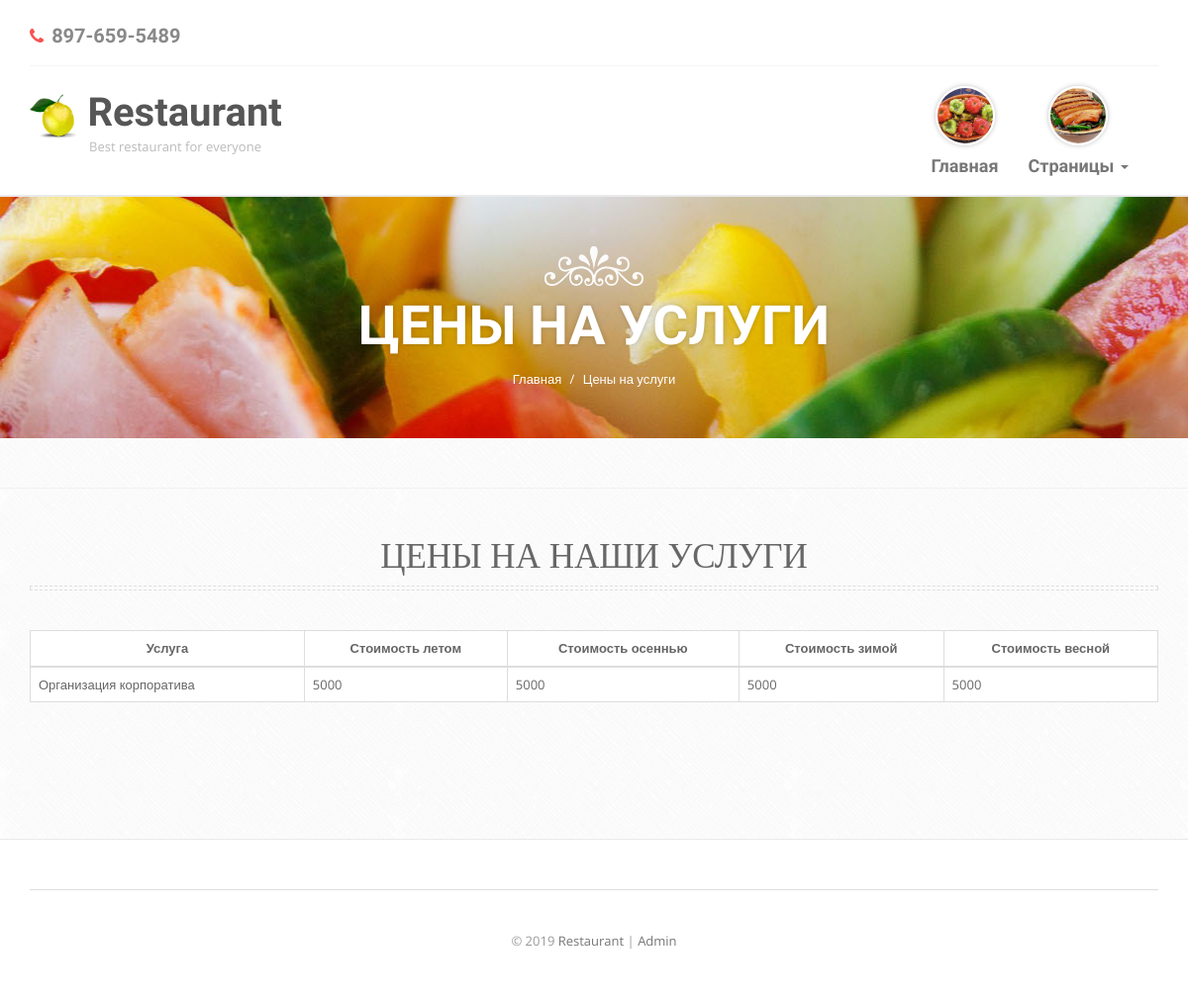
/service_price.php, run on an earlier commit of the app's database.
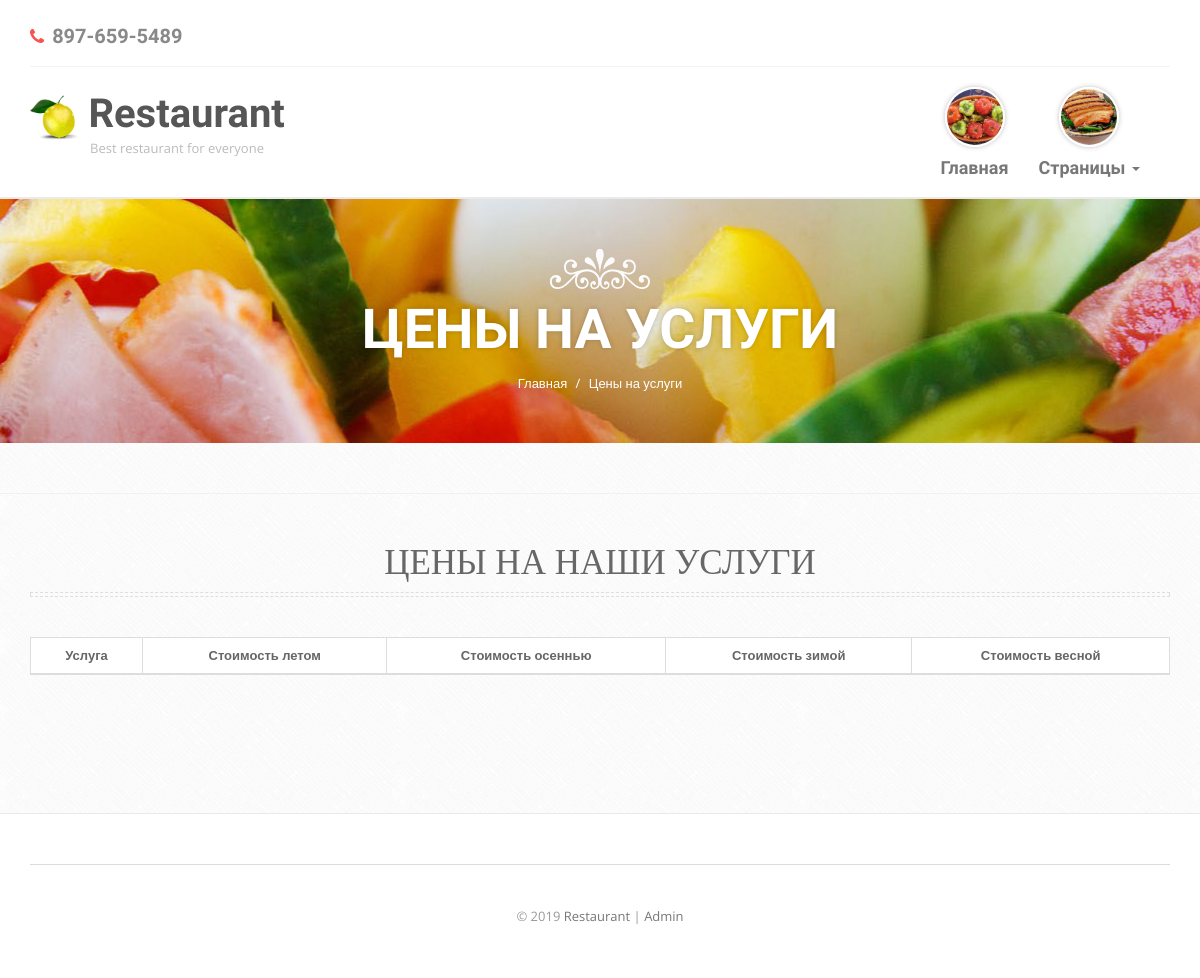
And on a later commit of the database.
### tables this page shows
CREATE TABLE IF NOT EXISTS `season_price_service`
(
    `id_price_service`   INT(11) NOT NULL AUTO_INCREMENT,
    `price_summer`       DOUBLE  NOT NULL,
    `price_fall`         DOUBLE  NOT NULL,
    `price_winter`       DOUBLE  NOT NULL,
    `price_spring`       DOUBLE  NOT NULL,
    `service_id_service` INT(11) NOT NULL,
    PRIMARY KEY (`id_price_service`),
    INDEX `fk_season_price_service_service1_idx` (`service_id_service` ASC),
    CONSTRAINT `fk_season_price_service_service1`
        FOREIGN KEY (`service_id_service`)
            REFERENCES `service` (`id_service`)
            ON DELETE NO ACTION
            ON UPDATE NO ACTION
);

CREATE TABLE IF NOT EXISTS `service`
(
    `id_service`         INT(11)      NOT NULL AUTO_INCREMENT,
    `service_title`      VARCHAR(100) NULL DEFAULT NULL,
    `servicedescription` VARCHAR(250) NULL DEFAULT NULL,
    PRIMARY KEY (`id_service`)
);

### Dbsettings.php (called while the page is built)
<?php
$host     = '127.0.0.1';
$user     = 'root';
$password = '';
$db_name  = 'restaurant';

### DB.php (called while the page is built, shortened)
<?php
class DB
{
    protected $connetion;
    public function __construct($host, $user, $password, $db_name)
    {
        $this->connetion = new mysqli($host, $user, $password, $db_name);
    }
    public function query($sql)
    {
        $result = $this->connetion->query($sql);
        if (is_bool($result)) {
            return $result;
        }
        $data = array();
        while ($row = mysqli_fetch_assoc($result)) {
            $data[] = $row;
        }
        return $data;
    }
}

### public/service_price.php (the view, shortened to what this page needs)
<?php
$title = "Цены на услуги";
require_once('../Dbsettings.php');
require_once('../DB.php');
include_once('header.php');
?>
    <div class="banner padd">
        <div class="container">
            <img class="img-responsive" src="img/crown-white.png" alt=""/>
            <h2 class="white"><?= $title ?></h2>
            <ol class="breadcrumb">
                <li><a href="index.php">Главная</a></li>
                <li class="active"><?= $title ?></li>
            </ol>
        </div>
    </div>
    <div class="inner-page padd">
        <div class="menu padd">
            <div class="container">
                <div class="default-heading">
                    <h2>Цены на наши услуги</h2>
                    <div class="border"></div>
                </div>
                <table class="table table-bordered table-hover">
                    <thead>
                    <tr>
                        <th scope="col" class="text-center">Услуга</th>
                        <th scope="col" class="text-center">Стоимость летом</th>
                        <th scope="col" class="text-center">Стоимость осеннью</th>
                        <th scope="col" class="text-center">Стоимость зимой</th>
                        <th scope="col" class="text-center">Стоимость весной</th>
                    </tr>
                    </thead>
                    <tbody>
                    <?php
                    try {
                    $db = new DB($host, $user, $password, $db_name);
                    $priceservice = $db->query("SELECT * FROM service, season_price_service WHERE season_price_service.service_id_service = service.id_service");
                    foreach ($priceservice as $priceserviceitem) {
                        ?>
                        <tr>
                            <td><?php echo $priceserviceitem["service_title"]; ?></td>
                            <td><?php echo $priceserviceitem["price_summer"]; ?></td>
                            <td><?php echo $priceserviceitem["price_fall"]; ?></td>
                            <td><?php echo $priceserviceitem["price_winter"]; ?></td>
                            <td><?php echo $priceserviceitem["price_spring"]; ?></td>
                        </tr>
                    <?php }
                    ?>
                    </tbody>
                </table>
                <?php
                } catch
                (Exception $e) {
                    echo $e->getMessage() . ':(';
                }
                ?>
            </div>
        </div>
    </div>
<?php include_once('footer.php'); ?>

What changed in the data, as far as the page shows it:
removed season_price_service: service_id_service.service_title "Организация корпоратива", price_summer "5000", price_fall "5000", price_winter "5000", price_spring "5000"
